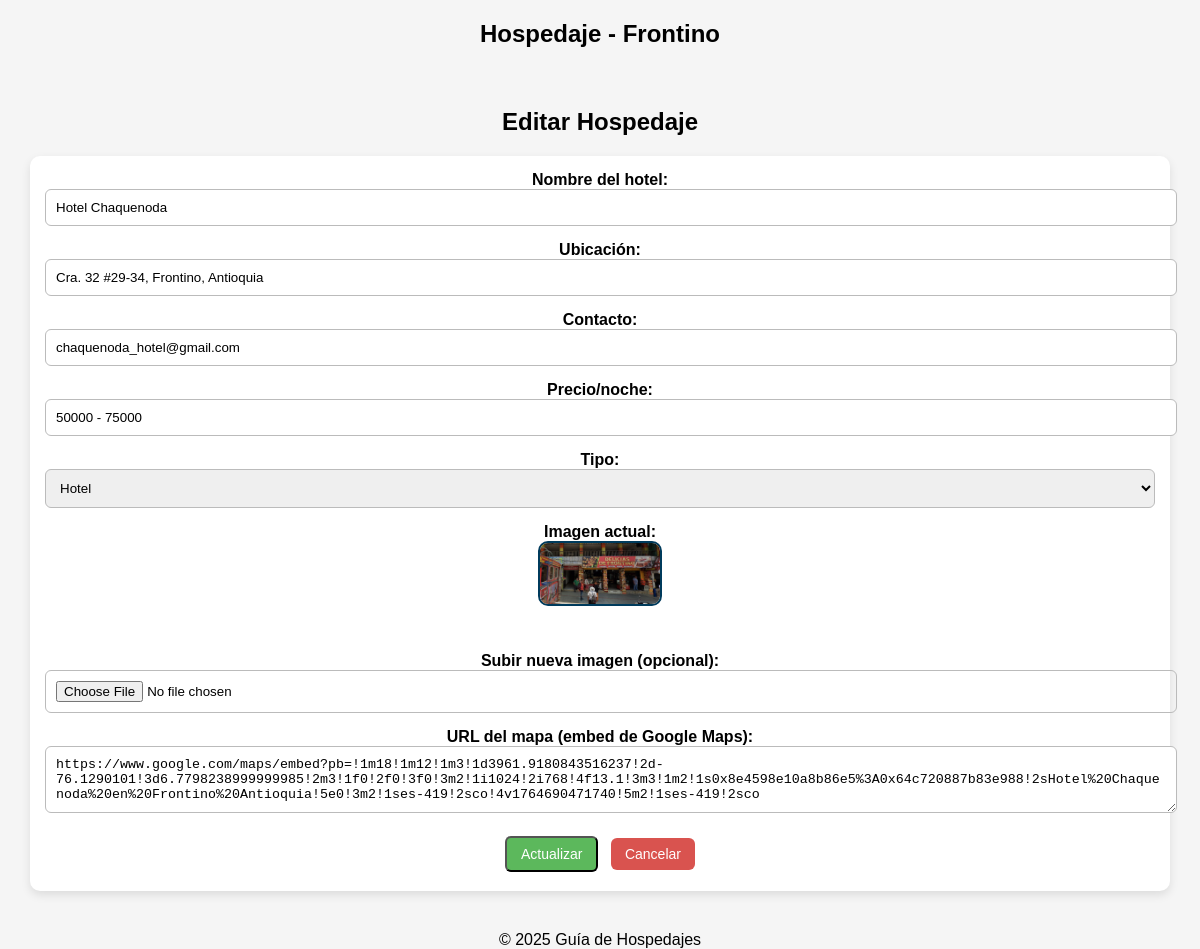
The page /editar/12 (signed in) on the database its author committed.
### tables this page shows
CREATE TABLE hospedajes (
                        id INTEGER PRIMARY KEY AUTOINCREMENT,
                        nombre_hotel TEXT,
                        ubicacion TEXT,
                        contacto TEXT,
                        precio TEXT,
                        tipo TEXT,
                        imagen TEXT,
                        mapa TEXT
                    );

### app.py (the view, shortened to what this page needs)
@app.route("/editar/<int:id>", methods=["GET", "POST"])
def editar(id):
    if "admin" not in session:
        return redirect(url_for("login"))
    db = get_db()
    hospedaje = db.execute("SELECT * FROM hospedajes WHERE id = ?", (id,)).fetchone()
    if not hospedaje:
        return "Hospedaje no encontrado", 404
    return render_template("editar.html", h=hospedaje)

### app.py (called while the page is built)
def get_db():
    db = getattr(g, '_database', None)
    if db is None:
        db = g._database = sqlite3.connect(DATABASE)
        db.row_factory = sqlite3.Row  # Permite acceder a columnas por nombre
    return db

@app.teardown_appcontext
def close_connection(exception):
    db = getattr(g, '_database', None)
    if db is not None:
        db.close()

### templates/editar.html (shortened to what this page needs)
{% extends "base.html" %}
{% block content %}
<h2>Editar Hospedaje</h2>
<div class="card">
<form method="POST" enctype="multipart/form-data">
    <label>Nombre del hotel:</label>
    <input type="text" name="nombre" value="{{ h.nombre_hotel }}" required>
    <label>Ubicación:</label>
    <input type="text" name="ubicacion" value="{{ h.ubicacion }}" required>
    <label>Contacto:</label>
    <input type="text" name="contacto" value="{{ h.contacto }}" required>
    <label>Precio/noche:</label>
    <input type="text" name="precio" value="{{ h.precio }}" required>
    <label>Tipo:</label>
    <select name="tipo" required>
        <option value="Hotel" {% if h.tipo == "Hotel" %}selected{% endif %}>Hotel</option>
    </select>
    <label>Imagen actual:</label><br>
    {% if h.imagen %}
        <img src="/static/uploads/{{ h.imagen }}" width="200" style="border-radius:10px;border:2px solid #003b5c;">
    {% endif %}
    <br><br>
    <label>Subir nueva imagen (opcional):</label>
    <input type="file" name="imagen" accept="image/*">
    <label>URL del mapa (embed de Google Maps):</label>
    <textarea name="mapa" rows="3">{{ h.mapa }}</textarea>
    <button class="btn btn-success">Actualizar</button>
    <a href="/panel" class="btn btn-danger">Cancelar</a>
</form>
</div>
{% endblock %}

### static/style.css (style rules this page uses)
body { margin: 0; padding: 0; font-family: Arial, Helvetica, sans-serif; background: #f5f5f5; text-align: center; }
.btn { padding: 8px 14px; border-radius: 6px; text-decoration: none; color: white; font-size: 14px; margin: 4px; display: inline-block; }
.btn-danger { background: #d9534f; }
.btn-success { background: #5cb85c; }
form input, form textarea, form select { width: 100%; padding: 10px; margin-bottom: 15px; border-radius: 6px; border: 1px solid #bbb; }
form label { font-weight: bold; }
.card { background: white; border-radius: 10px; padding: 15px; margin-bottom: 20px; box-shadow: 0 4px 10px rgba(0,0,0,0.1); text-align: center; }
.card img { display: block; margin: 0 auto; width: 120px; border-radius: 10px; margin-bottom: 10px; }

### rows shown on the page
hospedajes: nombre "Hotel Chaquenoda", ubicacion "Cra. 32 #29-34, Frontino, Antioquia", contacto "chaquenoda_hotel@gmail.com", precio "50000 - 75000", tipo "Hotel", imagen (picture), mapa "https://www.google.com/maps/embed?pb=!1m18!1m12!1m3!1d3961.9180843516237!2d-76.1290101!3d6.7798238999999985!2m3!1f0!2f0!3f0!3m2!1i1024!2i768!4f13.1!3m3!1m2!1s0x8e4598e10a8b86e5%3A0x64c720887b83e988!2sHotel%20Chaquenoda%20en%20Frontino%20Antioquia!5e0!3m2!1ses-419!2sco!4v1764690471740!5m2!1ses-419!2sco"

### other values the page prints
{{ 2025 }} "2025"
